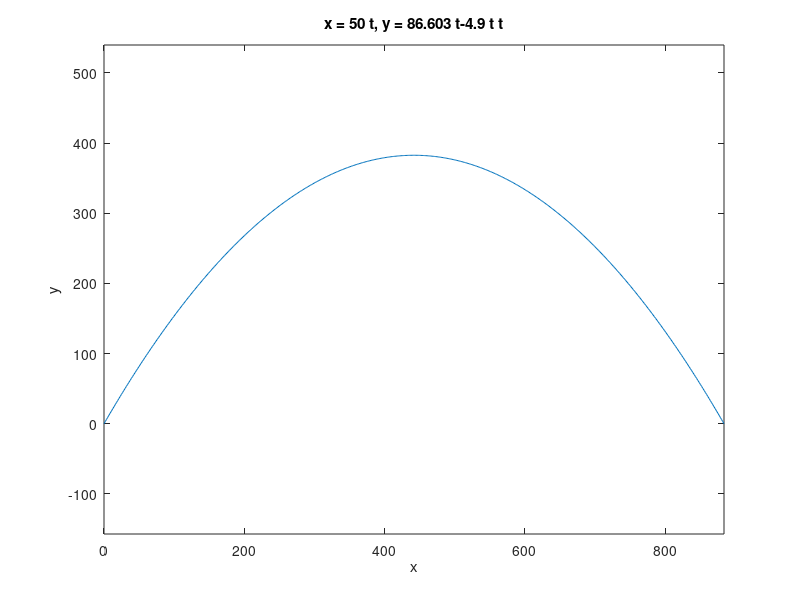

MATLAB code to generate this figure:

%% Primer caso, ang = pi/3 y v0 = 100 m/s.

%% x = cos(ang) * v0 * t
%% y = sen(ang) * v0 * t - (g/2) * t^2
%%
%% a = cos(ang) * v0
%% b = sen(ang) * v0
%% c = g/2

a = 50;
b = 86.603;
c = 4.9;

ezplot('50*t','86.603*t-4.9*t*t',[0,17.674])
